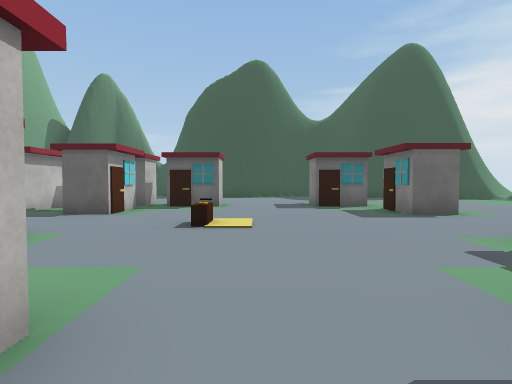
[1] (above)

16 first-person views from a walk through a Unity game level. The camera is 1.4 m above the floor, tilts 2° down and sees 80° across. The floor is counted in squares, 2 m on a side. Each view is taken from the middle of a square. On the plan, view 1 faces up. The plan holds only what a view shows up to about 10 squares ahead; the rest is blank. The player is left out. Some surface patterns are stand-ins.

[2]
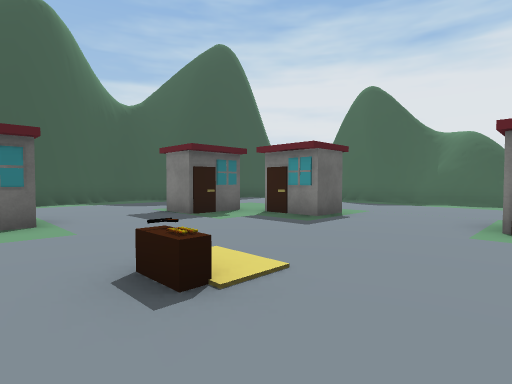

[3]
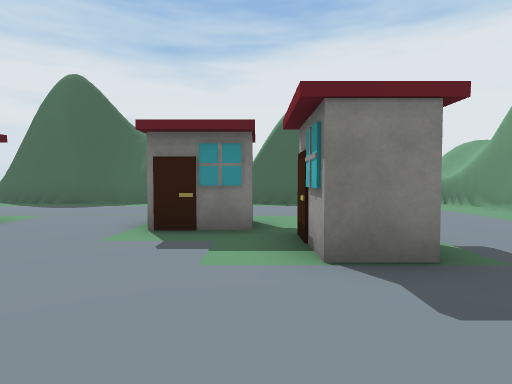

[4]
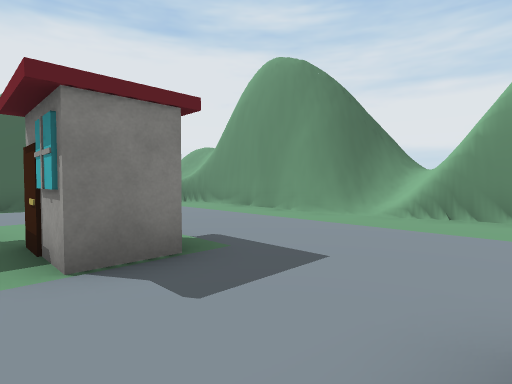

[5]
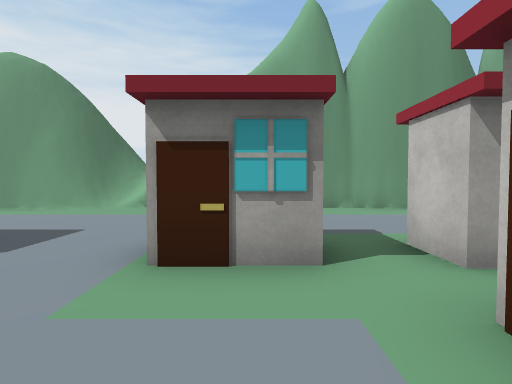

[6]
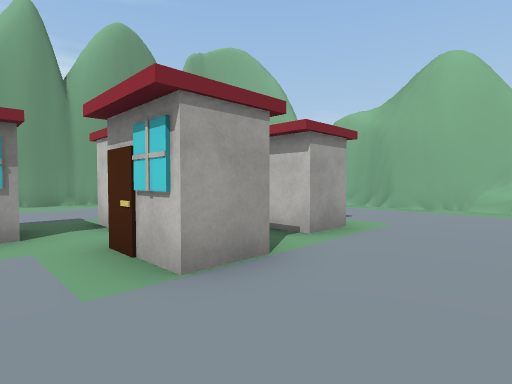

[7]
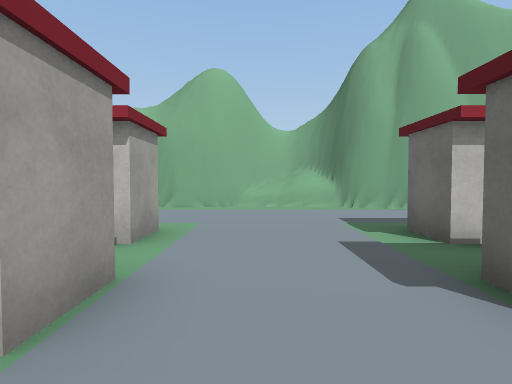

[8]
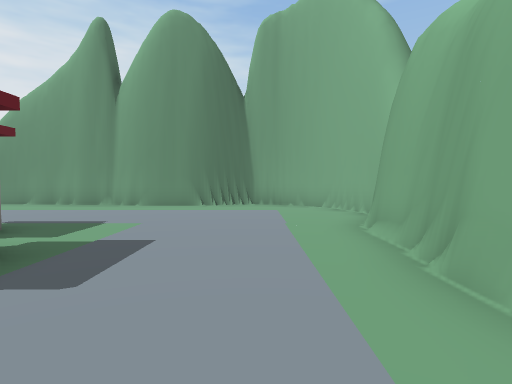

[9]
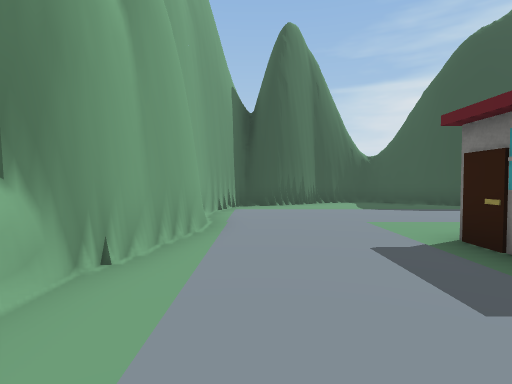

[10]
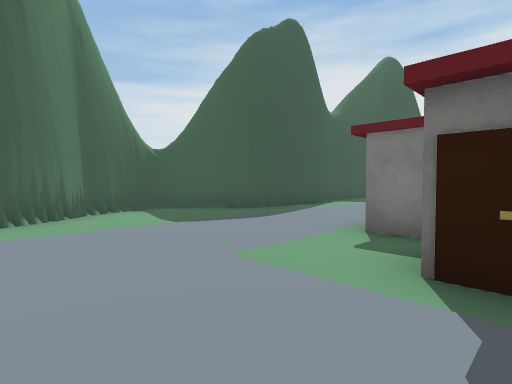

[11]
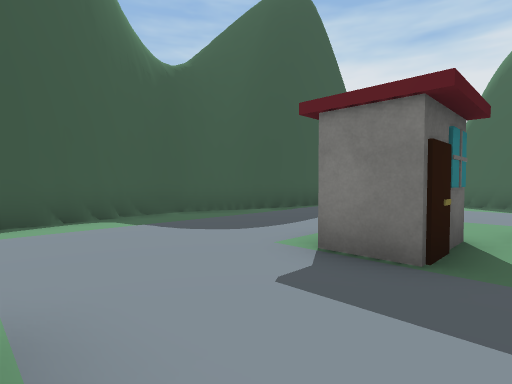

[12]
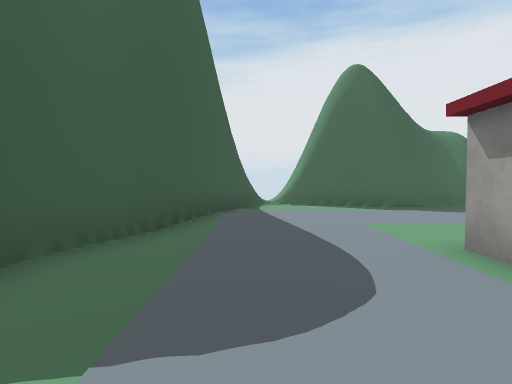

[13]
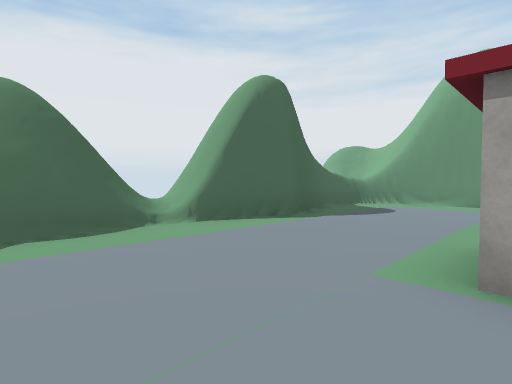

[14]
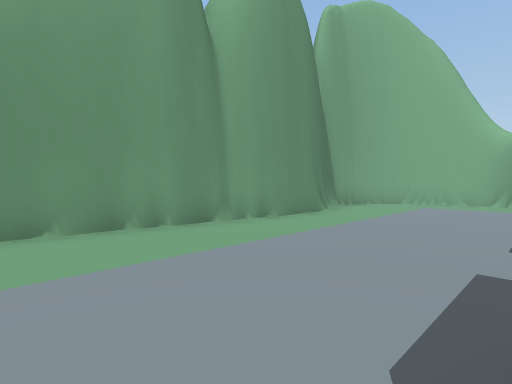

[15]
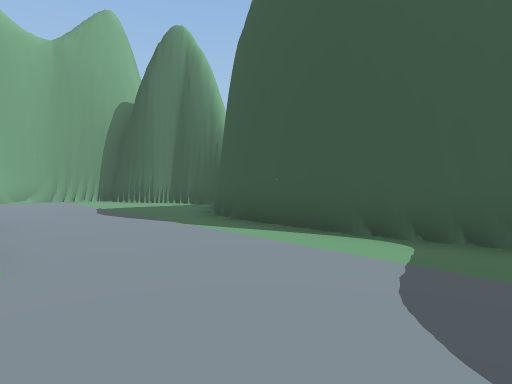

[16]
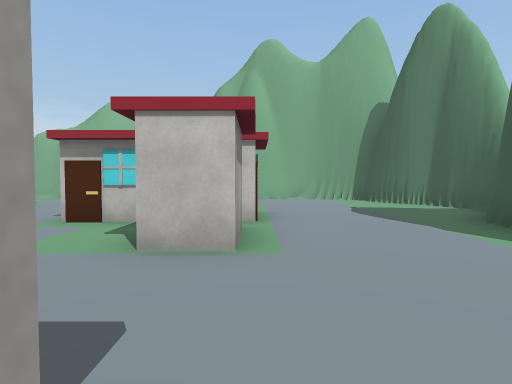

### Floor plan
Key: @ floor where view 1 was taken; # wall or solid block; . floor; ^ raised ledge; H house; O other object.
Columns run from 12 left of view 1 to 10 right of it. Each row starts with its distance up from view 1.
 16      ####
 15    ###..##   ###
 14   ##.....#####.#####
 13   #................###
 12   #..................#
 11   #...................#
 10   #.....H............##
  9  ##.....H.HH..HH.....#
  8  #....H.HH......H....#
  7  #......HH......H....#
  6 #^...................#
  5 ##.........O.........#
  4  #......H............#
  3  #....H.HH......H....#
  2  #....H.........H....#
  1  #.....HH.HH..HH.....#
  0 ##..........@........#
 -1 #....................#
 -2 #....................#
 -3 ##...................#
 -4  #...###.... #.#######
 -5  ##### #########

Where each view was taken, in squares from view 1:
view 1: 0 up, 0 right, facing up
view 2: 3 up, 2 left, facing up-right
view 3: 2 up, 1 left, facing right
view 4: 2 up, 1 left, facing down-right
view 5: 4 up, 2 left, facing down
view 6: 6 up, 2 left, facing down-left
view 7: 5 up, 2 left, facing left
view 8: 5 up, 9 left, facing down
view 9: 5 up, 9 left, facing up
view 10: 8 up, 9 left, facing up-right
view 11: 8 up, 1 left, facing up-right
view 12: 12 up, 0 right, facing right
view 13: 6 up, 4 right, facing down-right
view 14: 0 up, 1 left, facing down-left
view 15: 10 up, 2 right, facing up-left
view 16: 10 up, 2 right, facing left
